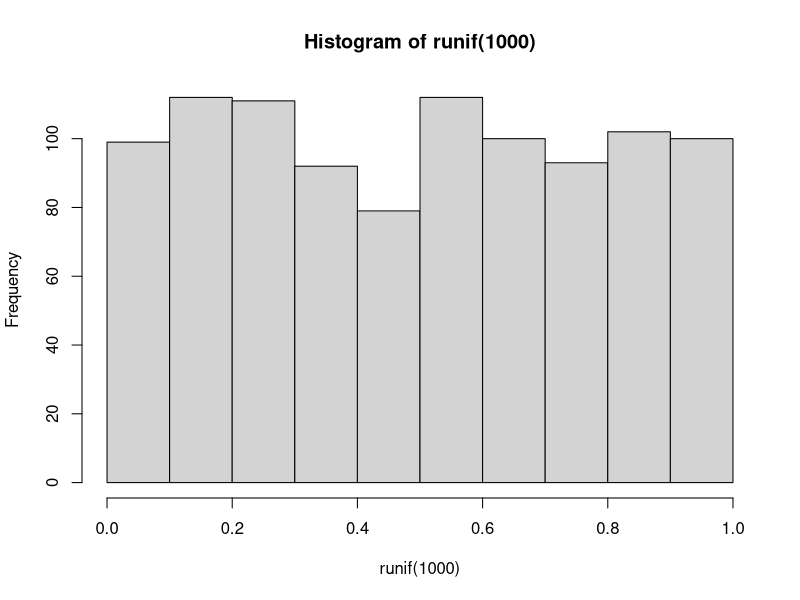
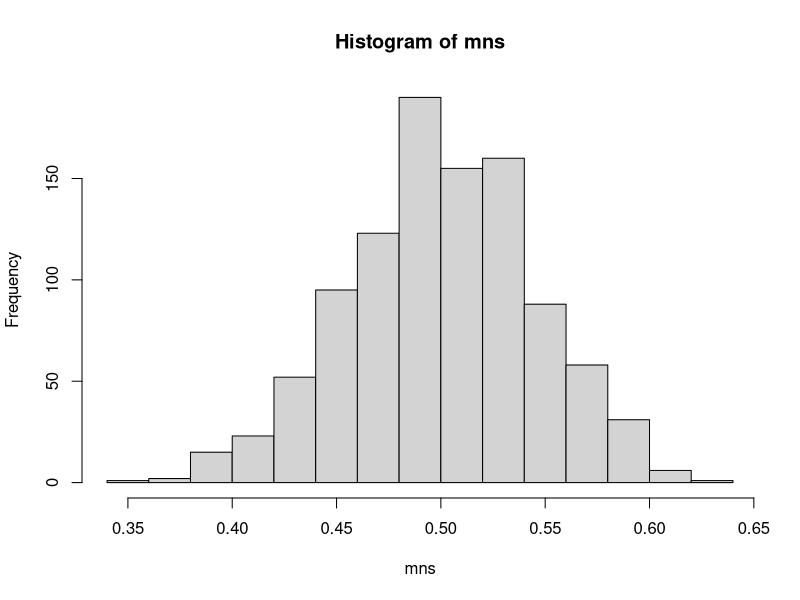
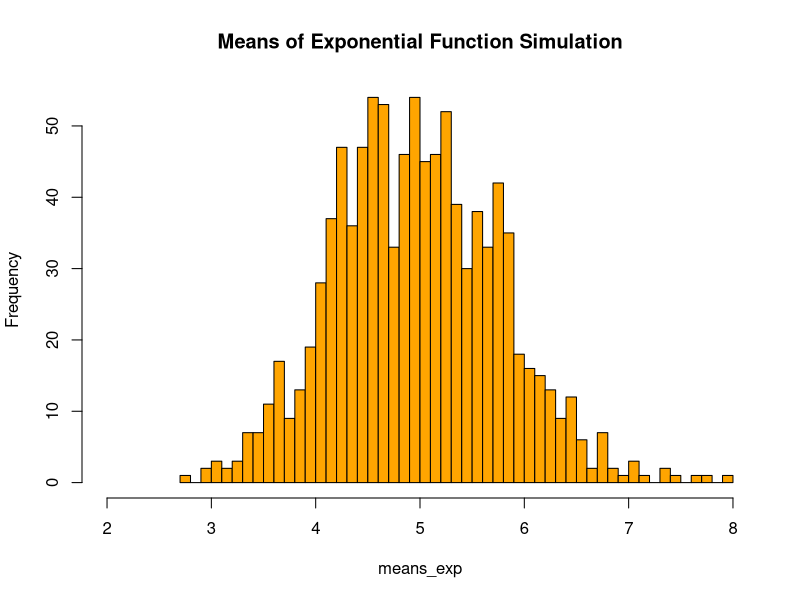
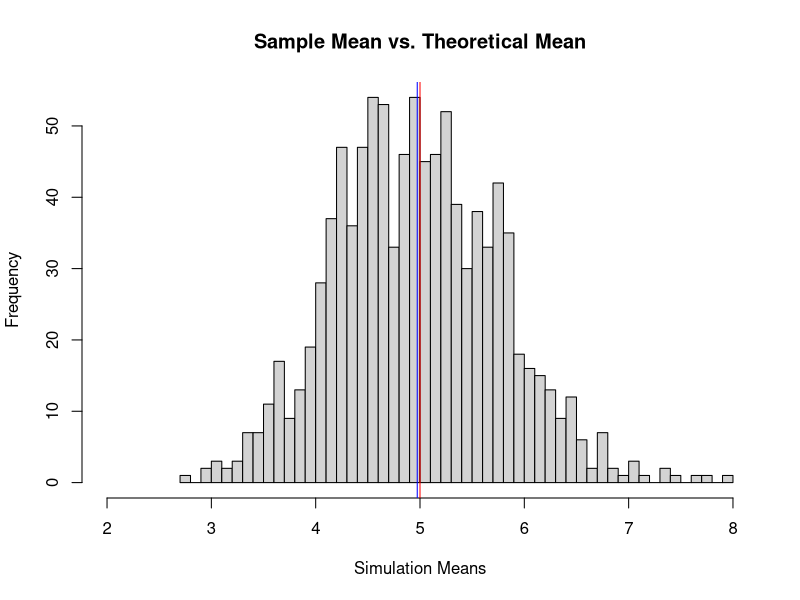
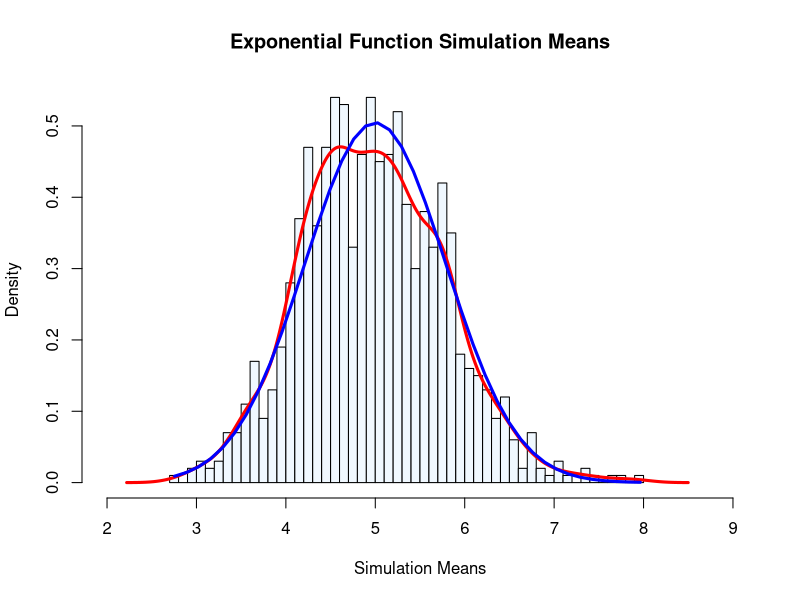

Generate these figures, in order, with R:
hist(runif(1000))

mns = NULL
for (i in 1 : 1000) mns = c(mns, mean(runif(40)))
hist(mns)

lambda <- 0.2   # parameter - lambda
n <- 40   # number of exponential
sims <- 1000   # number of simulations

rexp(n, lambda)
sim_exp <- replicate(sims, rexp(n, lambda))  #40*1000 matrix

means_exp <- apply(sim_exp, 2, mean) #  mean of 40 numbers in 1000 times
range(means_exp)
hist(means_exp, breaks=40, xlim = c(2,8), main="Means of Exponential Function Simulation", col = "orange")

# step 1
# the theoretical mean should be 1/lambda = 5 
mean_s <- mean(means_exp)
mean_t <- 1/lambda

hist(means_exp, main = "Sample Mean vs. Theoretical Mean", xlim =  c(2,8), breaks = 40, xlab = "Simulation Means")
abline(v = mean_s, lwd = "1", col = "blue")
abline(v = mean_t, lwd = "1", col = "red")

# step 2
# the variance of exponential distribution is  (1/lambda) / sqrt(n).
sd_s <- sd(means_exp) # sample standard deviation
print(paste("standard deviation of sample:", sd_s))
sd_t <- (1/lambda)/sqrt(n) # theoretical standard deviation
print(paste("theoretical standard deviation:", sd_t))

# step 3
#General Plot with ditribution curve drawn
hist(means_exp, prob=TRUE, col="aliceblue", main="Exponential Function Simulation Means", breaks=40, xlim=c(2,9), xlab = "Simulation Means")
lines(density(means_exp), lwd=3, col="red")

# Normal distribution line creation
x <- seq(min(means_exp), max(means_exp), length=n)
y <- dnorm(x, mean=1/lambda, sd=(1/lambda)/sqrt(n)) # f(x)
lines(x, y, pch=22, col="blue", lwd=3)

